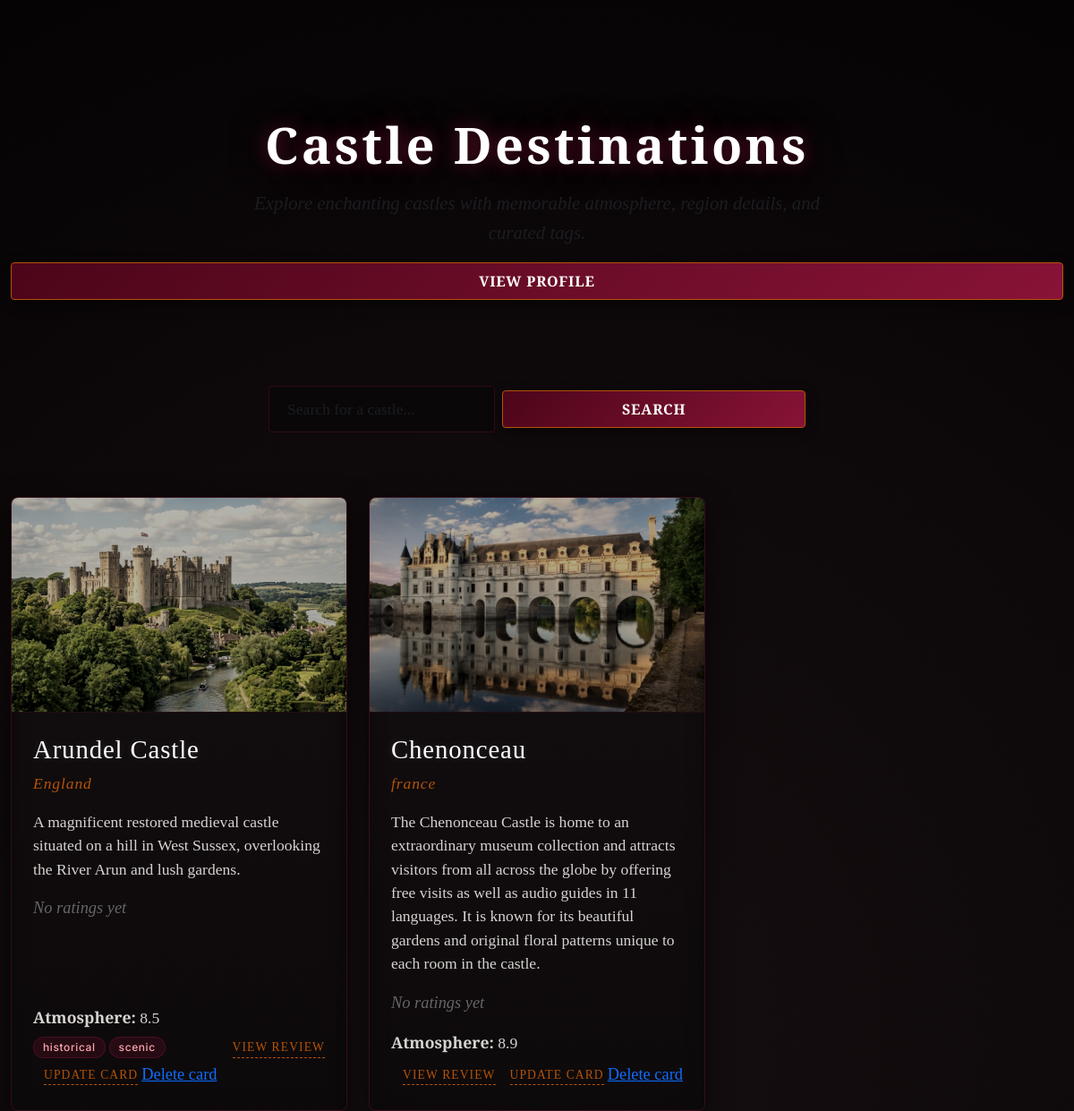
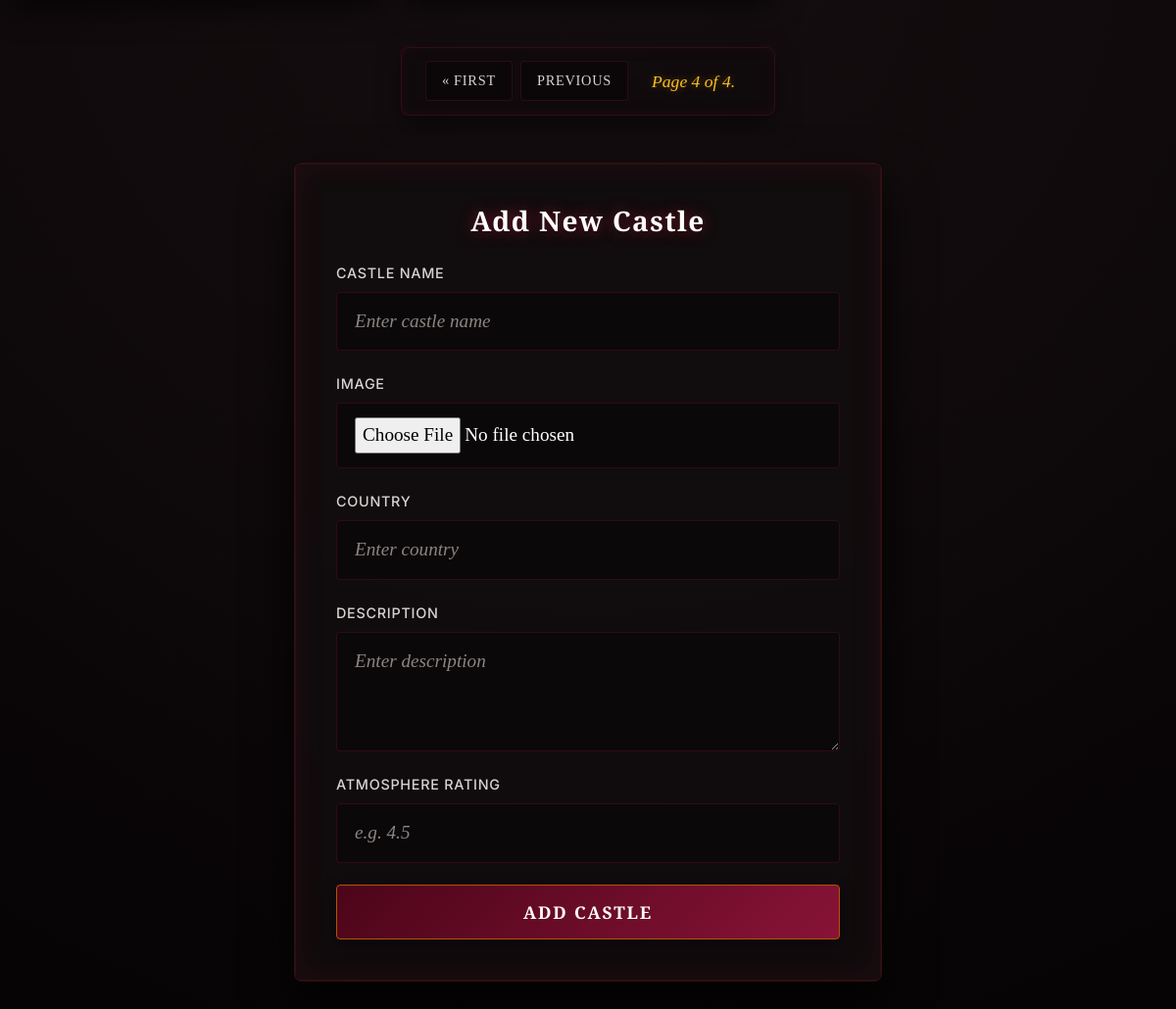
/home/?page=4 (signed in), run on the app's committed database (2 pictures, top to bottom).
### core/models.py (models this page shows, shortened)
class Destination(models.Model):
    posted_by = models.ForeignKey(User, on_delete=models.SET_NULL, null=True, blank=True, related_name='destinations' )
    castle = models.CharField(max_length=100, unique=True)
    country = models.CharField(max_length=100)
    description = models.TextField()
    image = models.ImageField(upload_to="images/", blank=True, null=True)
    atmosphere = models.FloatField()
    tags = models.ManyToManyField('Tag',related_name="destinations", blank=True)

class Tag(models.Model):
    name = models.CharField(max_length=50)

### core/views.py (the view, shortened to what this page needs)
# urls.py: 2. Add a URL to urlpatterns:  path('', views.home, name='home')
@login_required
def home(request):
    search = request.GET.get("castle")
    if search:
        dest = Destination.objects.filter(castle__icontains=search)
    else:
        dest = Destination.objects.annotate(Avg_rate=Avg('review__rating'))
    paginator = Paginator(dest,6)
    page_number = request.GET.get("page")
    page_obj = paginator.get_page(page_number)
    return render(request, "core/home.html",{"page_obj" : page_obj, "search":search})

### templates/core/home.html (shortened to what this page needs)
<!DOCTYPE html>
<html lang="en">
<head>
    {% load static %}
    <link rel="stylesheet" href="https://cdn.jsdelivr.net/npm/bootstrap@5.3.8/dist/css/bootstrap.min.css">
    <link rel="stylesheet" href="{% static 'core/styles.css' %}">
</head>
<body>
    <div class="container py-5">
        <div class="text-center mb-5 home-hero">
            <h1 class="hero-title display-5 fw-bold">Castle Destinations</h1>
            <p class="text-muted">Explore enchanting castles with memorable atmosphere, region details, and curated tags.</p>
            <div class="profile-actions mt-3">
                <a href="{% url 'profile' %}" class="btn btn-primary px-4 py-2">View Profile</a>
            </div>
        </div>
        <div class="search-container mb-5">
            <form method="get" class="d-flex gap-2 justify-content-center align-items-center">
                <input type="search" name="castle" class="form-control form-control-lg w-75" placeholder="Search for a castle...">
                <button type="submit" class="btn btn-primary px-4 py-2">Search</button>
            </form>
        </div>
        <div class="row row-cols-1 row-cols-md-2 row-cols-lg-3 g-4 destination-list">
            {% for d in page_obj %}
            <div class="col">
                <article class="destination-card card h-100">
                    {% if d.image %}
                    <img src="{{ d.image.url }}" alt="{{ d.castle }}" class="card-img-top">
                    {% endif %}
                    <div class="card-body destination-card-body d-flex flex-column">
                        <div>
                            <h2 class="destination-card-title h4">{{ d.castle }}</h2>
                            <p class="destination-card-subtitle mb-3">{{ d.country }}</p>
                            <p class="destination-card-text mb-3">{{ d.description }}</p>
{% if d.Avg_rate %}
    <p style="color: #ffc107; font-weight: bold;">Average Rating: {{ d.Avg_rate|floatformat:1 }} ⭐</p>
{% else %}
    <p style="color: #666; font-style: italic;">No ratings yet</p>
{% endif %}
                        </div>
                        <div class="mt-auto">
                            <p class="destination-card-text mb-2"><strong>Atmosphere:</strong> {{ d.atmosphere }}</p>
                            <div class="destination-card-meta d-flex flex-wrap align-items-center gap-1">
                                {% for tag in d.tags.all %}
                                    <span class="badge rounded-pill bg-secondary">{{ tag.name }}</span>
                                {% endfor %}
                                <a href="{% url 'review_view' d.id %}" class="view-review-link">View Review</a>
                                <a href="{% url 'update_card' d.id %}"class="update-card-link">Update Card</a>
                                <a href="{% url 'delete_castle' d.id %}">Delete card</a>
                            </div>
                        </div>
                    </div>
                </article>
            </div>
            {% endfor %}
        </div>
        <div class="pagination">
    <span class="step-links">
        {% if page_obj.has_previous %}
            <a href="?page=1">&laquo; first</a>
            <a href="?page={{ page_obj.previous_page_number }}">previous</a>
        {% endif %}
        <span class="current">
            Page {{ page_obj.number }} of {{ page_obj.paginator.num_pages }}.
        </span>
    </span>
</div>
        <div class="auth-card mt-5" style="max-width: 600px; margin: 0 auto;">
            <h3 class="mb-4">Add New Castle</h3>
            <form method="POST" enctype="multipart/form-data" class="auth-form">
                <label>
                    Castle Name
                    <input type="text" name="castle" placeholder="Enter castle name" required>
                </label>
                <label>
                    Image
                    <input type="file" name="image">
                </label>
                <label>
                    Country
                    <input type="text" name="country" placeholder="Enter country" required>
                </label>
                <label>
                    Description
                    <textarea name="description" placeholder="Enter description" rows="3" required></textarea>
                </label>
                <label>
                    Atmosphere Rating
                    <input type="number" step="0.1" name="atmosphere" placeholder="e.g. 4.5" required>
                </label>
                <button type="submit" class="btn">Add Castle</button>
            </form>
        </div>
    </div>
</body>
</html>

### data on the page
Destination: image (picture), castle "Arundel Castle", country "England", description "A magnificent restored medieval castle situated on a hill in West Sussex, overlooking the River Arun and lush gardens.", shows "No ratings yet", atmosphere "8.5"
Tag: name "historical"
Tag: name "scenic"
Destination: image (picture), castle "Chenonceau", country "france", description "The Chenonceau Castle is home to an extraordinary museum collection and attracts visitors from all across the globe by offering free visits as well as audio guides in 11 languages. It is known for its beautiful gardens and original floral patterns unique to each room in the castle.", shows "No ratings yet", atmosphere "8.9"

### other printed values
{{ page_obj.number }} "4"
{{ page_obj.paginator.num_pages }} "4"
